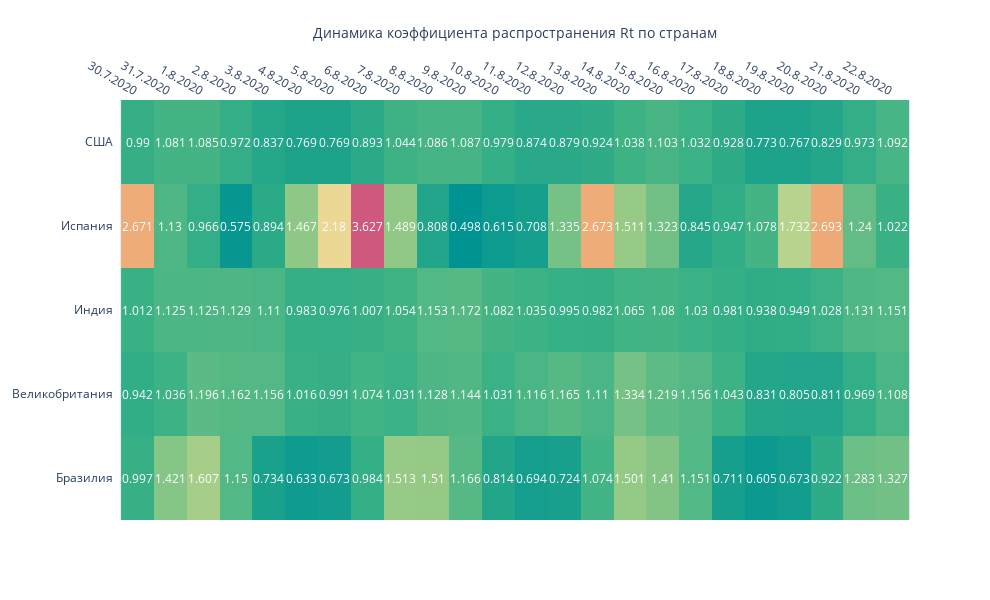

Notebook source saved alongside this figure:
### Code cell
fig = ff.create_annotated_heatmap(d, x=x2, y=y, annotation_text=d,
                                  colorscale='Temps')

fig.update_layout(
                  
                  
                  width = 990, height = 600,    
    
                  xaxis_title='Динамика коэффициента распространения Rt по странам',
               #   yaxis_title = 'Регион '
)

fig.show()

### Figure 1 — Plotly figure (JSON) as saved in the notebook; plotly's stock layout.template omitted (floating-point values rounded to 4 significant figures)
{"data": [{"colorscale": [[0, "rgb(0, 147, 146)"], [0.1667, "rgb(57, 177, 133)"], [0.3333, "rgb(156, 203, 134)"], [0.5, "rgb(233, 226, 156)"], [0.6667, "rgb(238, 180, 121)"], [0.8333, "rgb(232, 132, 113)"], [1, "rgb(207, 89, 126)"]], "reversescale": false, "showscale": false, "type": "heatmap", "x": ["30.7.2020", "31.7.2020", "1.8.2020", "2.8.2020", "3.8.2020", "4.8.2020", "5.8.2020", "6.8.2020", "7.8.2020", "8.8.2020", "9.8.2020", "10.8.2020", "11.8.2020", "12.8.2020", "13.8.2020", "14.8.2020", "15.8.2020", "16.8.2020", "17.8.2020", "18.8.2020", "19.8.2020", "20.8.2020", "21.8.2020", "22.8.2020"], "y": ["Бразилия", "Великобритания", "Индия", "Испания", "США"], "z": [[0.997, 1.421, 1.607, 1.15, 0.734, 0.633, 0.673, 0.984, 1.513, 1.51, 1.166, 0.814, 0.694, 0.724, 1.074, 1.501, 1.41, 1.151, 0.711, 0.605, 0.673, 0.922, 1.283, 1.327], [0.942, 1.036, 1.196, 1.162, 1.156, 1.016, 0.991, 1.074, 1.031, 1.128, 1.144, 1.031, 1.116, 1.165, 1.11, 1.334, 1.219, 1.156, 1.043, 0.831, 0.805, 0.811, 0.969, 1.108], [1.012, 1.125, 1.125, 1.129, 1.11, 0.983, 0.976, 1.007, 1.054, 1.153, 1.172, 1.082, 1.035, 0.995, 0.982, 1.065, 1.08, 1.03, 0.981, 0.938, 0.949, 1.028, 1.131, 1.151], [2.671, 1.13, 0.966, 0.575, 0.894, 1.467, 2.18, 3.627, 1.489, 0.808, 0.498, 0.615, 0.708, 1.335, 2.673, 1.511, 1.323, 0.845, 0.947, 1.078, 1.732, 2.693, 1.24, 1.022], [0.99, 1.081, 1.085, 0.972, 0.837, 0.769, 0.769, 0.893, 1.044, 1.086, 1.087, 0.979, 0.874, 0.879, 0.924, 1.038, 1.103, 1.032, 0.928, 0.773, 0.767, 0.829, 0.973, 1.092]]}], "layout": {"annotations": [{"font": {"color": "#FFFFFF"}, "showarrow": false, "text": "0.997", "x": "30.7.2020", "xref": "x", "y": "Бразилия", "yref": "y"}, {"font": {"color": "#FFFFFF"}, "showarrow": false, "text": "1.421", "x": "31.7.2020", "xref": "x", "y": "Бразилия", "yref": "y"}, {"font": {"color": "#FFFFFF"}, "showarrow": false, "text": "1.607", "x": "1.8.2020", "xref": "x", "y": "Бразилия", "yref": "y"}, {"font": {"color": "#FFFFFF"}, "showarrow": false, "text": "1.15", "x": "2.8.2020", "xref": "x", "y": "Бразилия", "yref": "y"}, {"font": {"color": "#FFFFFF"}, "showarrow": false, "text": "0.734", "x": "3.8.2020", "xref": "x", "y": "Бразилия", "yref": "y"}, {"font": {"color": "#FFFFFF"}, "showarrow": false, "text": "0.633", "x": "4.8.2020", "xref": "x", "y": "Бразилия", "yref": "y"}, {"font": {"color": "#FFFFFF"}, "showarrow": false, "text": "0.673", "x": "5.8.2020", "xref": "x", "y": "Бразилия", "yref": "y"}, {"font": {"color": "#FFFFFF"}, "showarrow": false, "text": "0.984", "x": "6.8.2020", "xref": "x", "y": "Бразилия", "yref": "y"}, {"font": {"color": "#FFFFFF"}, "showarrow": false, "text": "1.513", "x": "7.8.2020", "xref": "x", "y": "Бразилия", "yref": "y"}, {"font": {"color": "#FFFFFF"}, "showarrow": false, "text": "1.51", "x": "8.8.2020", "xref": "x", "y": "Бразилия", "yref": "y"}, {"font": {"color": "#FFFFFF"}, "showarrow": false, "text": "1.166", "x": "9.8.2020", "xref": "x", "y": "Бразилия", "yref": "y"}, {"font": {"color": "#FFFFFF"}, "showarrow": false, "text": "0.814", "x": "10.8.2020", "xref": "x", "y": "Бразилия", "yref": "y"}, {"font": {"color": "#FFFFFF"}, "showarrow": false, "text": "0.694", "x": "11.8.2020", "xref": "x", "y": "Бразилия", "yref": "y"}, {"font": {"color": "#FFFFFF"}, "showarrow": false, "text": "0.724", "x": "12.8.2020", "xref": "x", "y": "Бразилия", "yref": "y"}, {"font": {"color": "#FFFFFF"}, "showarrow": false, "text": "1.074", "x": "13.8.2020", "xref": "x", "y": "Бразилия", "yref": "y"}, {"font": {"color": "#FFFFFF"}, "showarrow": false, "text": "1.501", "x": "14.8.2020", "xref": "x", "y": "Бразилия", "yref": "y"}, {"font": {"color": "#FFFFFF"}, "showarrow": false, "text": "1.41", "x": "15.8.2020", "xref": "x", "y": "Бразилия", "yref": "y"}, {"font": {"color": "#FFFFFF"}, "showarrow": false, "text": "1.151", "x": "16.8.2020", "xref": "x", "y": "Бразилия", "yref": "y"}, {"font": {"color": "#FFFFFF"}, "showarrow": false, "text": "0.711", "x": "17.8.2020", "xref": "x", "y": "Бразилия", "yref": "y"}, {"font": {"color": "#FFFFFF"}, "showarrow": false, "text": "0.605", "x": "18.8.2020", "xref": "x", "y": "Бразилия", "yref": "y"}, {"font": {"color": "#FFFFFF"}, "showarrow": false, "text": "0.673", "x": "19.8.2020", "xref": "x", "y": "Бразилия", "yref": "y"}, {"font": {"color": "#FFFFFF"}, "showarrow": false, "text": "0.922", "x": "20.8.2020", "xref": "x", "y": "Бразилия", "yref": "y"}, {"font": {"color": "#FFFFFF"}, "showarrow": false, "text": "1.283", "x": "21.8.2020", "xref": "x", "y": "Бразилия", "yref": "y"}, {"font": {"color": "#FFFFFF"}, "showarrow": false, "text": "1.327", "x": "22.8.2020", "xref": "x", "y": "Бразилия", "yref": "y"}, {"font": {"color": "#FFFFFF"}, "showarrow": false, "text": "0.942", "x": "30.7.2020", "xref": "x", "y": "Великобритания", "yref": "y"}, {"font": {"color": "#FFFFFF"}, "showarrow": false, "text": "1.036", "x": "31.7.2020", "xref": "x", "y": "Великобритания", "yref": "y"}, {"font": {"color": "#FFFFFF"}, "showarrow": false, "text": "1.196", "x": "1.8.2020", "xref": "x", "y": "Великобритания", "yref": "y"}, {"font": {"color": "#FFFFFF"}, "showarrow": false, "text": "1.162", "x": "2.8.2020", "xref": "x", "y": "Великобритания", "yref": "y"}, {"font": {"color": "#FFFFFF"}, "showarrow": false, "text": "1.156", "x": "3.8.2020", "xref": "x", "y": "Великобритания", "yref": "y"}, {"font": {"color": "#FFFFFF"}, "showarrow": false, "text": "1.016", "x": "4.8.2020", "xref": "x", "y": "Великобритания", "yref": "y"}, {"font": {"color": "#FFFFFF"}, "showarrow": false, "text": "0.991", "x": "5.8.2020", "xref": "x", "y": "Великобритания", "yref": "y"}, {"font": {"color": "#FFFFFF"}, "showarrow": false, "text": "1.074", "x": "6.8.2020", "xref": "x", "y": "Великобритания", "yref": "y"}, {"font": {"color": "#FFFFFF"}, "showarrow": false, "text": "1.031", "x": "7.8.2020", "xref": "x", "y": "Великобритания", "yref": "y"}, {"font": {"color": "#FFFFFF"}, "showarrow": false, "text": "1.128", "x": "8.8.2020", "xref": "x", "y": "Великобритания", "yref": "y"}, {"font": {"color": "#FFFFFF"}, "showarrow": false, "text": "1.144", "x": "9.8.2020", "xref": "x", "y": "Великобритания", "yref": "y"}, {"font": {"color": "#FFFFFF"}, "showarrow": false, "text": "1.031", "x": "10.8.2020", "xref": "x", "y": "Великобритания", "yref": "y"}, {"font": {"color": "#FFFFFF"}, "showarrow": false, "text": "1.116", "x": "11.8.2020", "xref": "x", "y": "Великобритания", "yref": "y"}, {"font": {"color": "#FFFFFF"}, "showarrow": false, "text": "1.165", "x": "12.8.2020", "xref": "x", "y": "Великобритания", "yref": "y"}, {"font": {"color": "#FFFFFF"}, "showarrow": false, "text": "1.11", "x": "13.8.2020", "xref": "x", "y": "Великобритания", "yref": "y"}, {"font": {"color": "#FFFFFF"}, "showarrow": false, "text": "1.334", "x": "14.8.2020", "xref": "x", "y": "Великобритания", "yref": "y"}, {"font": {"color": "#FFFFFF"}, "showarrow": false, "text": "1.219", "x": "15.8.2020", "xref": "x", "y": "Великобритания", "yref": "y"}, {"font": {"color": "#FFFFFF"}, "showarrow": false, "text": "1.156", "x": "16.8.2020", "xref": "x", "y": "Великобритания", "yref": "y"}, {"font": {"color": "#FFFFFF"}, "showarrow": false, "text": "1.043", "x": "17.8.2020", "xref": "x", "y": "Великобритания", "yref": "y"}, {"font": {"color": "#FFFFFF"}, "showarrow": false, "text": "0.831", "x": "18.8.2020", "xref": "x", "y": "Великобритания", "yref": "y"}, {"font": {"color": "#FFFFFF"}, "showarrow": false, "text": "0.805", "x": "19.8.2020", "xref": "x", "y": "Великобритания", "yref": "y"}, {"font": {"color": "#FFFFFF"}, "showarrow": false, "text": "0.811", "x": "20.8.2020", "xref": "x", "y": "Великобритания", "yref": "y"}, {"font": {"color": "#FFFFFF"}, "showarrow": false, "text": "0.969", "x": "21.8.2020", "xref": "x", "y": "Великобритания", "yref": "y"}, {"font": {"color": "#FFFFFF"}, "showarrow": false, "text": "1.108", "x": "22.8.2020", "xref": "x", "y": "Великобритания", "yref": "y"}, {"font": {"color": "#FFFFFF"}, "showarrow": false, "text": "1.012", "x": "30.7.2020", "xref": "x", "y": "Индия", "yref": "y"}, {"font": {"color": "#FFFFFF"}, "showarrow": false, "text": "1.125", "x": "31.7.2020", "xref": "x", "y": "Индия", "yref": "y"}, {"font": {"color": "#FFFFFF"}, "showarrow": false, "text": "1.125", "x": "1.8.2020", "xref": "x", "y": "Индия", "yref": "y"}, {"font": {"color": "#FFFFFF"}, "showarrow": false, "text": "1.129", "x": "2.8.2020", "xref": "x", "y": "Индия", "yref": "y"}, {"font": {"color": "#FFFFFF"}, "showarrow": false, "text": "1.11", "x": "3.8.2020", "xref": "x", "y": "Индия", "yref": "y"}, {"font": {"color": "#FFFFFF"}, "showarrow": false, "text": "0.983", "x": "4.8.2020", "xref": "x", "y": "Индия", "yref": "y"}, {"font": {"color": "#FFFFFF"}, "showarrow": false, "text": "0.976", "x": "5.8.2020", "xref": "x", "y": "Индия", "yref": "y"}, {"font": {"color": "#FFFFFF"}, "showarrow": false, "text": "1.007", "x": "6.8.2020", "xref": "x", "y": "Индия", "yref": "y"}, {"font": {"color": "#FFFFFF"}, "showarrow": false, "text": "1.054", "x": "7.8.2020", "xref": "x", "y": "Индия", "yref": "y"}, {"font": {"color": "#FFFFFF"}, "showarrow": false, "text": "1.153", "x": "8.8.2020", "xref": "x", "y": "Индия", "yref": "y"}, {"font": {"color": "#FFFFFF"}, "showarrow": false, "text": "1.172", "x": "9.8.2020", "xref": "x", "y": "Индия", "yref": "y"}, {"font": {"color": "#FFFFFF"}, "showarrow": false, "text": "1.082", "x": "10.8.2020", "xref": "x", "y": "Индия", "yref": "y"}, {"font": {"color": "#FFFFFF"}, "showarrow": false, "text": "1.035", "x": "11.8.2020", "xref": "x", "y": "Индия", "yref": "y"}, {"font": {"color": "#FFFFFF"}, "showarrow": false, "text": "0.995", "x": "12.8.2020", "xref": "x", "y": "Индия", "yref": "y"}, {"font": {"color": "#FFFFFF"}, "showarrow": false, "text": "0.982", "x": "13.8.2020", "xref": "x", "y": "Индия", "yref": "y"}, {"font": {"color": "#FFFFFF"}, "showarrow": false, "text": "1.065", "x": "14.8.2020", "xref": "x", "y": "Индия", "yref": "y"}, {"font": {"color": "#FFFFFF"}, "showarrow": false, "text": "1.08", "x": "15.8.2020", "xref": "x", "y": "Индия", "yref": "y"}, {"font": {"color": "#FFFFFF"}, "showarrow": false, "text": "1.03", "x": "16.8.2020", "xref": "x", "y": "Индия", "yref": "y"}, {"font": {"color": "#FFFFFF"}, "showarrow": false, "text": "0.981", "x": "17.8.2020", "xref": "x", "y": "Индия", "yref": "y"}, {"font": {"color": "#FFFFFF"}, "showarrow": false, "text": "0.938", "x": "18.8.2020", "xref": "x", "y": "Индия", "yref": "y"}, {"font": {"color": "#FFFFFF"}, "showarrow": false, "text": "0.949", "x": "19.8.2020", "xref": "x", "y": "Индия", "yref": "y"}, {"font": {"color": "#FFFFFF"}, "showarrow": false, "text": "1.028", "x": "20.8.2020", "xref": "x", "y": "Индия", "yref": "y"}, {"font": {"color": "#FFFFFF"}, "showarrow": false, "text": "1.131", "x": "21.8.2020", "xref": "x", "y": "Индия", "yref": "y"}, {"font": {"color": "#FFFFFF"}, "showarrow": false, "text": "1.151", "x": "22.8.2020", "xref": "x", "y": "Индия", "yref": "y"}, {"font": {"color": "#FFFFFF"}, "showarrow": false, "text": "2.671", "x": "30.7.2020", "xref": "x", "y": "Испания", "yref": "y"}, {"font": {"color": "#FFFFFF"}, "showarrow": false, "text": "1.13", "x": "31.7.2020", "xref": "x", "y": "Испания", "yref": "y"}, {"font": {"color": "#FFFFFF"}, "showarrow": false, "text": "0.966", "x": "1.8.2020", "xref": "x", "y": "Испания", "yref": "y"}, {"font": {"color": "#FFFFFF"}, "showarrow": false, "text": "0.575", "x": "2.8.2020", "xref": "x", "y": "Испания", "yref": "y"}, {"font": {"color": "#FFFFFF"}, "showarrow": false, "text": "0.894", "x": "3.8.2020", "xref": "x", "y": "Испания", "yref": "y"}, {"font": {"color": "#FFFFFF"}, "showarrow": false, "text": "1.467", "x": "4.8.2020", "xref": "x", "y": "Испания", "yref": "y"}, {"font": {"color": "#FFFFFF"}, "showarrow": false, "text": "2.18", "x": "5.8.2020", "xref": "x", "y": "Испания", "yref": "y"}, {"font": {"color": "#FFFFFF"}, "showarrow": false, "text": "3.627", "x": "6.8.2020", "xref": "x", "y": "Испания", "yref": "y"}, {"font": {"color": "#FFFFFF"}, "showarrow": false, "text": "1.489", "x": "7.8.2020", "xref": "x", "y": "Испания", "yref": "y"}, {"font": {"color": "#FFFFFF"}, "showarrow": false, "text": "0.808", "x": "8.8.2020", "xref": "x", "y": "Испания", "yref": "y"}, {"font": {"color": "#FFFFFF"}, "showarrow": false, "text": "0.498", "x": "9.8.2020", "xref": "x", "y": "Испания", "yref": "y"}, {"font": {"color": "#FFFFFF"}, "showarrow": false, "text": "0.615", "x": "10.8.2020", "xref": "x", "y": "Испания", "yref": "y"}, {"font": {"color": "#FFFFFF"}, "showarrow": false, "text": "0.708", "x": "11.8.2020", "xref": "x", "y": "Испания", "yref": "y"}, {"font": {"color": "#FFFFFF"}, "showarrow": false, "text": "1.335", "x": "12.8.2020", "xref": "x", "y": "Испания", "yref": "y"}, {"font": {"color": "#FFFFFF"}, "showarrow": false, "text": "2.673", "x": "13.8.2020", "xref": "x", "y": "Испания", "yref": "y"}, {"font": {"color": "#FFFFFF"}, "showarrow": false, "text": "1.511", "x": "14.8.2020", "xref": "x", "y": "Испания", "yref": "y"}, {"font": {"color": "#FFFFFF"}, "showarrow": false, "text": "1.323", "x": "15.8.2020", "xref": "x", "y": "Испания", "yref": "y"}, {"font": {"color": "#FFFFFF"}, "showarrow": false, "text": "0.845", "x": "16.8.2020", "xref": "x", "y": "Испания", "yref": "y"}, {"font": {"color": "#FFFFFF"}, "showarrow": false, "text": "0.947", "x": "17.8.2020", "xref": "x", "y": "Испания", "yref": "y"}, {"font": {"color": "#FFFFFF"}, "showarrow": false, "text": "1.078", "x": "18.8.2020", "xref": "x", "y": "Испания", "yref": "y"}, {"font": {"color": "#FFFFFF"}, "showarrow": false, "text": "1.732", "x": "19.8.2020", "xref": "x", "y": "Испания", "yref": "y"}, {"font": {"color": "#FFFFFF"}, "showarrow": false, "text": "2.693", "x": "20.8.2020", "xref": "x", "y": "Испания", "yref": "y"}, {"font": {"color": "#FFFFFF"}, "showarrow": false, "text": "1.24", "x": "21.8.2020", "xref": "x", "y": "Испания", "yref": "y"}, {"font": {"color": "#FFFFFF"}, "showarrow": false, "text": "1.022", "x": "22.8.2020", "xref": "x", "y": "Испания", "yref": "y"}, {"font": {"color": "#FFFFFF"}, "showarrow": false, "text": "0.99", "x": "30.7.2020", "xref": "x", "y": "США", "yref": "y"}, {"font": {"color": "#FFFFFF"}, "showarrow": false, "text": "1.081", "x": "31.7.2020", "xref": "x", "y": "США", "yref": "y"}, {"font": {"color": "#FFFFFF"}, "showarrow": false, "text": "1.085", "x": "1.8.2020", "xref": "x", "y": "США", "yref": "y"}, {"font": {"color": "#FFFFFF"}, "showarrow": false, "text": "0.972", "x": "2.8.2020", "xref": "x", "y": "США", "yref": "y"}, {"font": {"color": "#FFFFFF"}, "showarrow": false, "text": "0.837", "x": "3.8.2020", "xref": "x", "y": "США", "yref": "y"}, {"font": {"color": "#FFFFFF"}, "showarrow": false, "text": "0.769", "x": "4.8.2020", "xref": "x", "y": "США", "yref": "y"}, {"font": {"color": "#FFFFFF"}, "showarrow": false, "text": "0.769", "x": "5.8.2020", "xref": "x", "y": "США", "yref": "y"}, {"font": {"color": "#FFFFFF"}, "showarrow": false, "text": "0.893", "x": "6.8.2020", "xref": "x", "y": "США", "yref": "y"}, {"font": {"color": "#FFFFFF"}, "showarrow": false, "text": "1.044", "x": "7.8.2020", "xref": "x", "y": "США", "yref": "y"}, {"font": {"color": "#FFFFFF"}, "showarrow": false, "text": "1.086", "x": "8.8.2020", "xref": "x", "y": "США", "yref": "y"}, {"font": {"color": "#FFFFFF"}, "showarrow": false, "text": "1.087", "x": "9.8.2020", "xref": "x", "y": "США", "yref": "y"}, {"font": {"color": "#FFFFFF"}, "showarrow": false, "text": "0.979", "x": "10.8.2020", "xref": "x", "y": "США", "yref": "y"}, {"font": {"color": "#FFFFFF"}, "showarrow": false, "text": "0.874", "x": "11.8.2020", "xref": "x", "y": "США", "yref": "y"}, {"font": {"color": "#FFFFFF"}, "showarrow": false, "text": "0.879", "x": "12.8.2020", "xref": "x", "y": "США", "yref": "y"}, {"font": {"color": "#FFFFFF"}, "showarrow": false, "text": "0.924", "x": "13.8.2020", "xref": "x", "y": "США", "yref": "y"}, {"font": {"color": "#FFFFFF"}, "showarrow": false, "text": "1.038", "x": "14.8.2020", "xref": "x", "y": "США", "yref": "y"}, {"font": {"color": "#FFFFFF"}, "showarrow": false, "text": "1.103", "x": "15.8.2020", "xref": "x", "y": "США", "yref": "y"}, {"font": {"color": "#FFFFFF"}, "showarrow": false, "text": "1.032", "x": "16.8.2020", "xref": "x", "y": "США", "yref": "y"}, {"font": {"color": "#FFFFFF"}, "showarrow": false, "text": "0.928", "x": "17.8.2020", "xref": "x", "y": "США", "yref": "y"}, {"font": {"color": "#FFFFFF"}, "showarrow": false, "text": "0.773", "x": "18.8.2020", "xref": "x", "y": "США", "yref": "y"}, {"font": {"color": "#FFFFFF"}, "showarrow": false, "text": "0.767", "x": "19.8.2020", "xref": "x", "y": "США", "yref": "y"}, {"font": {"color": "#FFFFFF"}, "showarrow": false, "text": "0.829", "x": "20.8.2020", "xref": "x", "y": "США", "yref": "y"}, {"font": {"color": "#FFFFFF"}, "showarrow": false, "text": "0.973", "x": "21.8.2020", "xref": "x", "y": "США", "yref": "y"}, {"font": {"color": "#FFFFFF"}, "showarrow": false, "text": "1.092", "x": "22.8.2020", "xref": "x", "y": "США", "yref": "y"}], "height": 600, "width": 990, "xaxis": {"dtick": 1, "gridcolor": "rgb(0, 0, 0)", "side": "top", "ticks": "", "title": {"text": "Динамика коэффициента распространения Rt по странам"}}, "yaxis": {"dtick": 1, "ticks": "", "ticksuffix": "  "}}}
